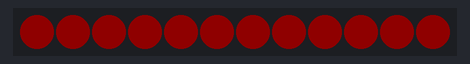
Bench run of a program on a simulated ESP8266 (NodeMCU). Shown: 12 RGB LEDs in strip order, left to right. Dim RGB values are drawn brighter than linear; WiFi joins after 1.5 s; servers stay silent unless stated.

Above: at 1.97 s.
At 16.5 s:
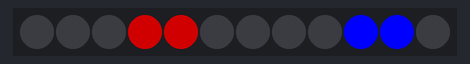
At 18.7 s:
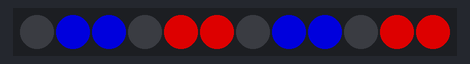
At 20.7 s:
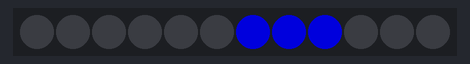
At 24.57 s:
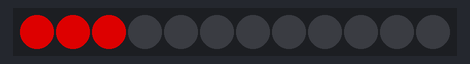
At 35.83 s:
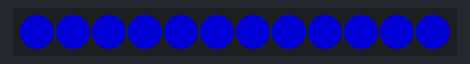

Measured:
- what the display in image 1 shows lasts 0.7 s, from 16.5 s to 17.2 s
- what the display in image 3 shows lasts 0.7 s, from 20.6 s to 21.3 s

The program:

main.cpp
```cpp
/*  ESP8266模块在Nodemcu开发板上的程序实操  */
/*  12个WS2812B模块组成的灯环实现模拟警灯的各种显示效果  */
/*  实现用智能手机（或者其他终端）对ESP8266进行配网 */

/* 包含Ardinou标准头文件 Adafruit灯珠控制头文件和WifiManager配网头文件 */
#include <Arduino.h>
#include <Adafruit_NeoPixel.h>
#include <WiFiManager.h>

/* 定义数据针脚为 D5，定义灯珠数量为 12 */
#define PIN D5
#define NUMPIXELS 12

/* 帮助微控制器与NeoPixel进行通信 */
Adafruit_NeoPixel pixels(NUMPIXELS, PIN, NEO_GRB + NEO_KHZ800);

/* 定义标准短延时和标准长延时 */
#define DELAYVAL 100
#define DELAYFOO 400

/*  初始化LED,只执行一次  */
void setup()
{
  //建立WiFiManager对象 ，下列为链接到ESP8266时的WiFi名称
  WiFiManager wifiManager;
  wifiManager.autoConnect("ESP8266 配网助手");
  //如果连接成功，则启动预设的LED灯显示作为指示
  pixels.begin();
}

/* 定义各功能函数 (必须定义在loop函数前否则无法调用并执行）*/

// 红灯/蓝灯三连闪并交替
void Tripleflash()
{
  pixels.clear();
  for (int i = 0; i < 3; i++)
  {
    for (int j = 0; j < 3; j++)
    {
      pixels.setPixelColor(j, pixels.Color(150, 0, 0));
    }
    pixels.show();
    delay(75);
    for (int j = 0; j < 3; j++)
    {
      pixels.setPixelColor(j, pixels.Color(0, 0, 0));
    }
    pixels.show();
    delay(DELAYVAL);
  }
  pixels.clear();
  delay(75);
  for (int i = 0; i < 3; i++)
  {
    for (int j = 6; j < 9; j++)
    {
      pixels.setPixelColor(j, pixels.Color(0, 0, 150));
    }
    pixels.show();
    delay(75);
    for (int j = 6; j < 9; j++)
    {
      pixels.setPixelColor(j, pixels.Color(0, 0, 0));
    }
    pixels.show();
    delay(75);
  }
  pixels.clear();
  delay(DELAYFOO);
}

// 红灯蓝灯交替闪烁
void Flash()
{
  for (int i = 0; i < 3; i++)
  {
    pixels.setPixelColor(i, pixels.Color(150, 0, 0));
  }
  pixels.show();
  delay(DELAYVAL);
  delay(DELAYVAL);
  pixels.clear();
  for (int j = 6; j < 9; j++)
  {
    pixels.setPixelColor(j, pixels.Color(0, 0, 150));
  }
  pixels.show();
  delay(DELAYVAL);
  delay(DELAYVAL);
  pixels.clear();
}

// 红灯蓝灯流水
void Chase_redblue()
{
  for (int k = 0; k < 9; k = k + 3)
  {
    pixels.setPixelColor(k, pixels.Color(0, 0, 0));
  }
  pixels.show();
  for (int m = 1; m < 8; m = m + 6)
  {
    pixels.setPixelColor(m, pixels.Color(150, 0, 0));
    pixels.setPixelColor(m + 1, pixels.Color(150, 0, 0));
  }
  pixels.show();
  for (int m1 = 4; m1 < 11; m1 = m1 + 6)
  {
    pixels.setPixelColor(m1, pixels.Color(0, 0, 150));
    pixels.setPixelColor(m1 + 1, pixels.Color(0, 0, 150));
  }
  pixels.show();
  delay(250);
  for (int m = 1; m < 8; m = m + 6)
  {
    pixels.setPixelColor(m, pixels.Color(0, 0, 150));
    pixels.setPixelColor(m + 1, pixels.Color(0, 0, 150));
  }
  pixels.show();
  for (int m1 = 4; m1 < 11; m1 = m1 + 6)
  {
    pixels.setPixelColor(m1, pixels.Color(150, 0, 0));
    pixels.setPixelColor(m1 + 1, pixels.Color(150, 0, 0));
  }
  pixels.show();
  pixels.clear();
  delay(250);
}

// 模拟真实警灯闪烁
void Real_partol()
{
  int i = 0;
  pixels.setPixelColor(i, pixels.Color(120, 0, 0));
  pixels.setPixelColor(i + 1, pixels.Color(120, 0, 0));
  pixels.setPixelColor(i + 6, pixels.Color(0, 0, 255));
  pixels.setPixelColor(i + 7, pixels.Color(0, 0, 255));
  pixels.show();
  delay(250);
  pixels.clear();
  i = i + 3;
  pixels.setPixelColor(i, pixels.Color(120, 0, 0));
  pixels.setPixelColor(i + 1, pixels.Color(120, 0, 0));
  pixels.setPixelColor(i + 6, pixels.Color(0, 0, 255));
  pixels.setPixelColor(i + 7, pixels.Color(0, 0, 255));
  pixels.show();
  delay(250);
  pixels.clear();
}

// 红色呼吸灯启动和熄灭
void Breath_Red()
{
  int j = 0;
  int i = 0;
  while (j <= 150)
  {
    for (i = 0; i < 12; i++)
    {
      pixels.setPixelColor(i, pixels.Color(j, 0, 0));
    }
    pixels.show();
    j++;
    pixels.setPixelColor(i, pixels.Color(j, 0, 0));
    pixels.show();
    delay(20);
  }
  delay(200);
  j = 150;
  while (j >= 0)
  {
    for (i = 0; i < 12; i++)
    {
      pixels.setPixelColor(i, pixels.Color(j, 0, 0));
    }
    pixels.show();
    j = j - 2;
    pixels.setPixelColor(i, pixels.Color(j, 0, 0));
    pixels.show();
    delay(40);
  }
}
// 蓝色呼吸灯启动和熄灭
void Breath_Blue()
{
  int j = 0;
  int i = 0;
  while (j <= 150)
  {
    for (i = 0; i < 12; i++)
    {
      pixels.setPixelColor(i, pixels.Color(0, 0, j));
    }
    pixels.show();
    j++;
    pixels.setPixelColor(i, pixels.Color(0, 0, j));
    pixels.show();
    delay(20);
  }
  delay(200);
  j = 150;
  while (j >= 0)
  {
    for (i = 0; i < 12; i++)
    {
      pixels.setPixelColor(i, pixels.Color(0, 0, j));
    }
    pixels.show();
    j = j - 2;
    pixels.setPixelColor(i, pixels.Color(0, 0, j));
    pixels.show();
    delay(40);
  }
}
/* 主功能函数，循环执行 */
void loop()
{
  for (int x = 0; x < 2; x++)
  {
    Breath_Red();
    delay(DELAYVAL);
  }
  delay(DELAYFOO);
  for (int x = 0; x < 3; x++)
  {
    Real_partol();
    delay(DELAYVAL);
  }
  delay(DELAYFOO);
  for (int x = 0; x < 3; x++)
  {
    Chase_redblue();
    delay(DELAYVAL);
  }
  delay(DELAYFOO);
  for (int x = 0; x < 3; x++)
  {
    Flash();
    delay(DELAYVAL);
  }
  delay(DELAYFOO);
  for (int x = 0; x < 3; x++)
  {
    Tripleflash();
    delay(DELAYVAL);
  }
  delay(DELAYFOO);
  for (int x = 0; x < 2; x++)
  {
    Breath_Blue();
    delay(DELAYVAL);
  }
  delay(DELAYFOO);
}
```
